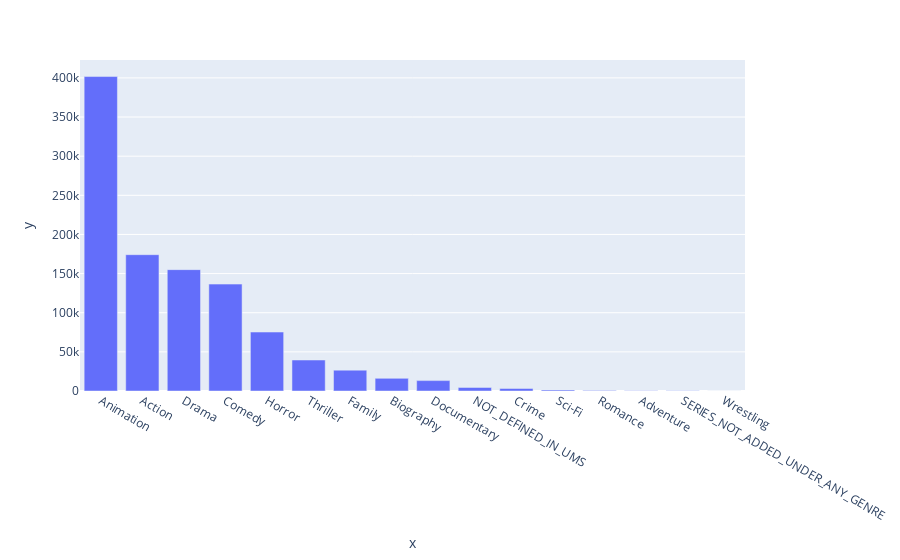

This figure's notebook cell:
### Code cell
#plot the most wathced genres

trace = px.bar(
              x = genre['program_genre'],
              y = genre['No of watches'])


fig = go.Figure(data = trace)
fig.show()

### Figure 1 — Plotly figure (JSON) as saved in the notebook; plotly's stock layout.template omitted (floating-point values rounded to 4 significant figures)
{"data": [{"alignmentgroup": "True", "hovertemplate": "x=%{x}<br>y=%{y}<extra></extra>", "legendgroup": "", "marker": {"color": "#636efa", "pattern": {"shape": ""}}, "name": "", "offsetgroup": "", "orientation": "v", "showlegend": false, "textposition": "auto", "type": "bar", "x": ["Animation", "Action", "Drama", "Comedy", "Horror", "Thriller", "Family", "Biography", "Documentary", "NOT_DEFINED_IN_UMS", "Crime", "Sci-Fi", "Romance", "Adventure", "SERIES_NOT_ADDED_UNDER_ANY_GENRE", "Wrestling"], "xaxis": "x", "y": [401730, 174155, 155048, 136577, 75306, 39601, 26668, 16135, 13291, 4535, 3232, 1322, 512, 239, 216, 8], "yaxis": "y"}], "layout": {"barmode": "relative", "legend": {"tracegroupgap": 0}, "margin": {"t": 60}, "xaxis": {"anchor": "y", "domain": [0, 1], "title": {"text": "x"}}, "yaxis": {"anchor": "x", "domain": [0, 1], "title": {"text": "y"}}}}
